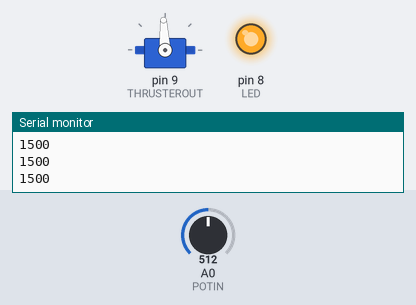
Simulated run of this sketch. Board: Arduino Uno, built with avr-gcc and run on an emulated ATmega328P. Shown: servo, output pins drawn as LEDs (lit = HIGH), the last lines printed to the serial monitor. Inputs (shaded band) come from the test bench; at power-on: A0 (POTIN) = 512.

Above: at 3.7 s.
3.8 s: A0 (POTIN) set to 716
At 5.0 s:
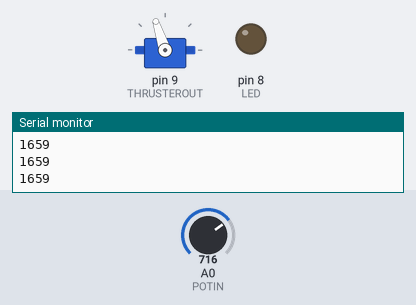
5.3 s: A0 (POTIN) set to 900
At 6.1 s:
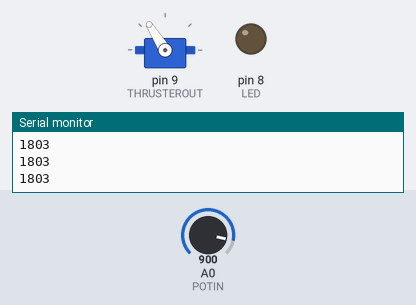
6.8 s: A0 (POTIN) set to 306
At 7.1 s:
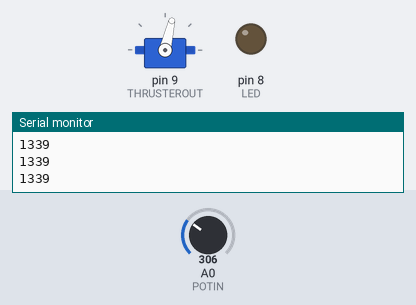
8.3 s: A0 (POTIN) set to 0
At 9.5 s:
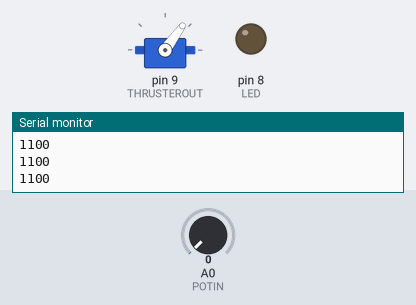
9.8 s: A0 (POTIN) set to 511
At 10.7 s:
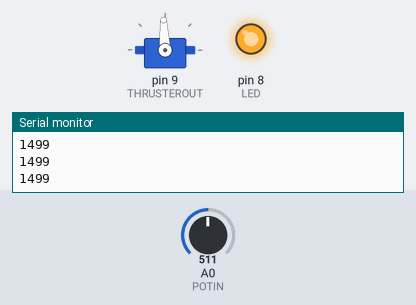
Timing chart, 0 to 12.3 s (numbered marks = the images above; inputs shaded):
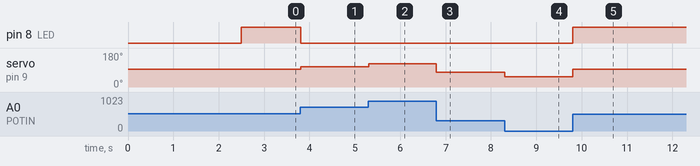

Measured:
- after the input at 3.8 s, pin 8 (LED): HIGH → LOW at once; servo on pin 9 (THRUSTEROUT): 93° → 108° at once
- after the input at 5.3 s, servo on pin 9 (THRUSTEROUT): 108° → 122° at once
- after the input at 6.8 s, servo on pin 9 (THRUSTEROUT): 122° → 77° at once
- after the input at 8.3 s, servo on pin 9 (THRUSTEROUT): 77° → 54° at once
- after the input at 9.8 s, pin 8 (LED): LOW → HIGH at once; servo on pin 9 (THRUSTEROUT): 54° → 93° at once

The sketch:

ThrusterTester.ino
```cpp
#define LED 8
#define POTIN A0
#define THRUSTEROUT 9

#include<Servo.h>

Servo thruster;
void setup() {
  // put your setup code here, to run once:
  thruster.attach(THRUSTEROUT);
  pinMode(POTIN, INPUT);
  pinMode(LED, OUTPUT);
  Serial.begin(9600);
  thruster.writeMicroseconds(1500);
  delay(2500);
}

void loop() {
  // put your main code here, to run repeatedly:
  int val = analogRead(POTIN);            // reads the value of the potentiometer (value between 0 and 1023)
  val = map(val, 0, 1023, 1100, 1900);     //
  thruster.writeMicroseconds(val);                  // sets the thruster according to the scaled value
  if(val>1475 && val<1525)
  {
    digitalWrite(LED, HIGH);
  }
  else
  {
    digitalWrite(LED, LOW);
  }
  Serial.println(val);
  delay(5);
}
```
